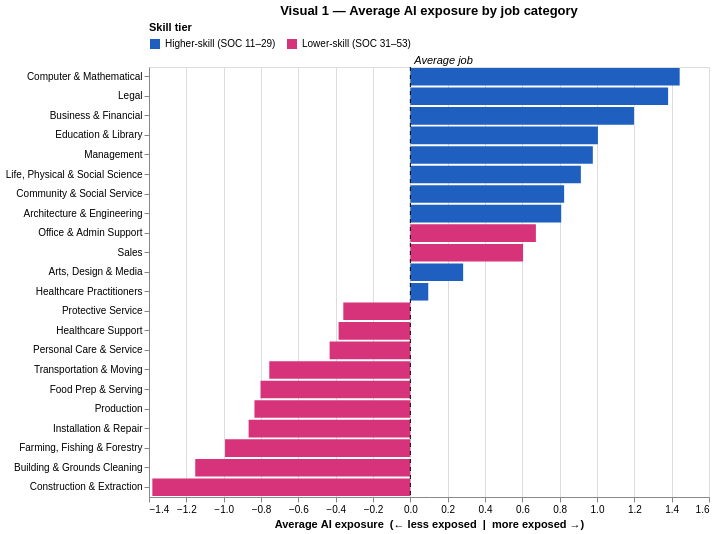

Notebook code cell kept with this figure:
### Markdown cell above
---
### Visual 1 — Which kinds of jobs are most exposed to AI?
**What you're looking at:** Each bar is a job category (for example Legal or Construction). Bar length is the category's average AI exposure. Bars to the right of the dashed line are more exposed than the average job, and bars to the left are less exposed.

**What to notice:** Every blue (higher-skill) category is above the average line. Most pink (lower-skill) categories sit at the bottom. The two exceptions are **Office & Admin** and **Sales**, which are lower-skill but highly exposed. We come back to them in Part B.

> **Key takeaway:** AI exposure isn't spread evenly. It's concentrated in **office-based, information-heavy work** (Computer & Math, Legal, Business & Financial) and lowest in **physical, hands-on work** (Construction, Cleaning).

*How to interact:* hover over a bar for details. Click a skill tier in the legend to highlight it, and double-click to reset.

### Code cell
groups = (df.groupby(['major_group', 'skill_tier'], as_index=False)
            .agg(avg_exposure=('AIOE', 'mean'), jobs=('AIOE', 'size'), workers=('TOT_EMP', 'sum')))

pick = alt.selection_point(fields=['skill_tier'], bind='legend')
bars = alt.Chart(groups).mark_bar().encode(
    x=alt.X('avg_exposure:Q', title='Average AI exposure  (← less exposed  |  more exposed →)'),
    y=alt.Y('major_group:N', sort='-x', title=None),
    color=tier_color(),
    opacity=alt.condition(pick, alt.value(1), alt.value(0.2)),
    tooltip=[alt.Tooltip('major_group:N', title='Job category'),
             alt.Tooltip('avg_exposure:Q', title='Avg exposure', format='+.2f'),
             alt.Tooltip('jobs:Q', title='Occupations'),
             alt.Tooltip('workers:Q', title='Workers', format=',.0f')],
).add_params(pick)
zero = alt.Chart(pd.DataFrame({'x': [0]})).mark_rule(strokeDash=[4, 4], color='black').encode(x='x:Q')
zero_lbl = alt.Chart(pd.DataFrame({'x': [0], 't': ['Average job']})).mark_text(
    align='left', dx=4, dy=-6, fontStyle='italic', y=0).encode(x='x:Q', text='t:N')

visual1 = (bars + zero + zero_lbl).properties(
    width=560, height=430, title='Visual 1 — Average AI exposure by job category')
visual1

### Figure 1 — Vega-Lite specification as saved in the notebook (floating-point values rounded to 4 significant figures)
{"config": {"view": {"continuousWidth": 300, "continuousHeight": 300}}, "layer": [{"data": {"name": "data-d17e8d3b927b42b866052e39b94f3539"}, "mark": {"type": "bar"}, "encoding": {"color": {"field": "skill_tier", "legend": {"orient": "top", "title": "Skill tier"}, "scale": {"domain": ["Higher-skill (SOC 11–29)", "Lower-skill (SOC 31–53)"], "range": ["#1f5fbf", "#d6337a"]}, "type": "nominal"}, "opacity": {"condition": {"param": "param_3ce20138b5fd941d", "value": 1}, "value": 0.2}, "tooltip": [{"field": "major_group", "title": "Job category", "type": "nominal"}, {"field": "avg_exposure", "format": "+.2f", "title": "Avg exposure", "type": "quantitative"}, {"field": "jobs", "title": "Occupations", "type": "quantitative"}, {"field": "workers", "format": ",.0f", "title": "Workers", "type": "quantitative"}], "x": {"field": "avg_exposure", "title": "Average AI exposure  (← less exposed  |  more exposed →)", "type": "quantitative"}, "y": {"field": "major_group", "sort": "-x", "title": null, "type": "nominal"}}, "name": "view_3c20097e6d8212f5_0"}, {"data": {"name": "data-d285a7403ed98ae579761d64a864032b"}, "mark": {"type": "rule", "color": "black", "strokeDash": [4, 4]}, "encoding": {"x": {"field": "x", "type": "quantitative"}}}, {"data": {"name": "data-53ec7b7c58d5c34d10e5b5e9941593ba"}, "mark": {"type": "text", "align": "left", "dx": 4, "dy": -6, "fontStyle": "italic", "y": 0}, "encoding": {"text": {"field": "t", "type": "nominal"}, "x": {"field": "x", "type": "quantitative"}}}], "height": 430, "params": [{"name": "param_3ce20138b5fd941d", "select": {"type": "point", "fields": ["skill_tier"]}, "bind": "legend", "views": ["view_3c20097e6d8212f5_0"]}], "title": "Visual 1 — Average AI exposure by job category", "width": 560, "$schema": "https://vega.github.io/schema/vega-lite/v6.4.1.json", "datasets": {"data-d17e8d3b927b42b866052e39b94f3539": [{"major_group": "Architecture & Engineering", "skill_tier": "Higher-skill (SOC 11–29)", "avg_exposure": 0.8083, "jobs": 34, "workers": 2586000.0}, {"major_group": "Arts, Design & Media", "skill_tier": "Higher-skill (SOC 11–29)", "avg_exposure": 0.2829, "jobs": 29, "workers": 1813000.0}, {"major_group": "Building & Grounds Cleaning", "skill_tier": "Lower-skill (SOC 31–53)", "avg_exposure": -1.152, "jobs": 8, "workers": 4517000.0}, {"major_group": "Business & Financial", "skill_tier": "Higher-skill (SOC 11–29)", "avg_exposure": 1.198, "jobs": 28, "workers": 8858000.0}, {"major_group": "Community & Social Service", "skill_tier": "Higher-skill (SOC 11–29)", "avg_exposure": 0.824, "jobs": 12, "workers": 1962000.0}, {"major_group": "Computer & Mathematical", "skill_tier": "Higher-skill (SOC 11–29)", "avg_exposure": 1.443, "jobs": 4, "workers": 166200.0}, {"major_group": "Construction & Extraction", "skill_tier": "Lower-skill (SOC 31–53)", "avg_exposure": -1.382, "jobs": 51, "workers": 6296000.0}, {"major_group": "Education & Library", "skill_tier": "Higher-skill (SOC 11–29)", "avg_exposure": 1.005, "jobs": 54, "workers": 6138000.0}, {"major_group": "Farming, Fishing & Forestry", "skill_tier": "Lower-skill (SOC 31–53)", "avg_exposure": -0.9926, "jobs": 11, "workers": 429000.0}, {"major_group": "Food Prep & Serving", "skill_tier": "Lower-skill (SOC 31–53)", "avg_exposure": -0.8026, "jobs": 14, "workers": 9723000.0}, {"major_group": "Healthcare Practitioners", "skill_tier": "Higher-skill (SOC 11–29)", "avg_exposure": 0.09608, "jobs": 42, "workers": 7860000.0}, {"major_group": "Healthcare Support", "skill_tier": "Lower-skill (SOC 31–53)", "avg_exposure": -0.3845, "jobs": 13, "workers": 2059000.0}, {"major_group": "Installation & Repair", "skill_tier": "Lower-skill (SOC 31–53)", "avg_exposure": -0.8664, "jobs": 50, "workers": 6077000.0}, {"major_group": "Legal", "skill_tier": "Higher-skill (SOC 11–29)", "avg_exposure": 1.381, "jobs": 7, "workers": 1259000.0}, {"major_group": "Life, Physical & Social Science", "skill_tier": "Higher-skill (SOC 11–29)", "avg_exposure": 0.9136, "jobs": 37, "workers": 1050000.0}, {"major_group": "Management", "skill_tier": "Higher-skill (SOC 11–29)", "avg_exposure": 0.9777, "jobs": 30, "workers": 10520000.0}, {"major_group": "Office & Admin Support", "skill_tier": "Lower-skill (SOC 31–53)", "avg_exposure": 0.6726, "jobs": 50, "workers": 17390000.0}, {"major_group": "Personal Care & Service", "skill_tier": "Lower-skill (SOC 31–53)", "avg_exposure": -0.4324, "jobs": 24, "workers": 2874000.0}, {"major_group": "Production", "skill_tier": "Lower-skill (SOC 31–53)", "avg_exposure": -0.8351, "jobs": 94, "workers": 6441000.0}, {"major_group": "Protective Service", "skill_tier": "Lower-skill (SOC 31–53)", "avg_exposure": -0.359, "jobs": 21, "workers": 3596000.0}, {"major_group": "Sales", "skill_tier": "Lower-skill (SOC 31–53)", "avg_exposure": 0.6039, "jobs": 20, "workers": 12080000.0}, {"major_group": "Transportation & Moving", "skill_tier": "Lower-skill (SOC 31–53)", "avg_exposure": -0.7557, "jobs": 37, "workers": 9229000.0}], "data-d285a7403ed98ae579761d64a864032b": [{"x": 0}], "data-53ec7b7c58d5c34d10e5b5e9941593ba": [{"x": 0, "t": "Average job"}]}}
